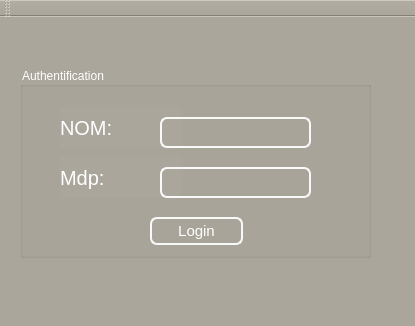
<?xml version="1.0" encoding="UTF-8"?>
<ui version="4.0">
 <class>MainWindow</class>
 <widget class="QMainWindow" name="MainWindow">
  <property name="enabled">
   <bool>true</bool>
  </property>
  <property name="geometry">
   <rect>
    <x>0</x>
    <y>0</y>
    <width>415</width>
    <height>326</height>
   </rect>
  </property>
  <property name="windowTitle">
   <string>Gestion des Clients</string>
  </property>
  <property name="styleSheet">
   <string notr="true"> 
background-color: rgb(170, 166, 155);
 </string>
  </property>
  <widget class="QWidget" name="centralWidget">
   <widget class="QGroupBox" name="authentification">
    <property name="geometry">
     <rect>
      <x>20</x>
      <y>50</y>
      <width>351</width>
      <height>191</height>
     </rect>
    </property>
    <property name="styleSheet">
     <string notr="true">
font: 75 15pt &quot;MS Shell Dlg 2&quot;;
color:white</string>
    </property>
    <property name="title">
     <string>Authentification</string>
    </property>
    <widget class="QLabel" name="label_11">
     <property name="geometry">
      <rect>
       <x>40</x>
       <y>40</y>
       <width>121</width>
       <height>41</height>
      </rect>
     </property>
     <property name="palette">
      <palette>
       <active>
        <colorrole role="WindowText">
         <brush brushstyle="SolidPattern">
          <color alpha="255">
           <red>255</red>
           <green>255</green>
           <blue>255</blue>
          </color>
         </brush>
        </colorrole>
        <colorrole role="Button">
         <brush brushstyle="SolidPattern">
          <color alpha="255">
           <red>170</red>
           <green>166</green>
           <blue>155</blue>
          </color>
         </brush>
        </colorrole>
        <colorrole role="Text">
         <brush brushstyle="SolidPattern">
          <color alpha="255">
           <red>255</red>
           <green>255</green>
           <blue>255</blue>
          </color>
         </brush>
        </colorrole>
        <colorrole role="ButtonText">
         <brush brushstyle="SolidPattern">
          <color alpha="255">
           <red>255</red>
           <green>255</green>
           <blue>255</blue>
          </color>
         </brush>
        </colorrole>
        <colorrole role="Base">
         <brush brushstyle="SolidPattern">
          <color alpha="255">
           <red>170</red>
           <green>166</green>
           <blue>155</blue>
          </color>
         </brush>
        </colorrole>
        <colorrole role="Window">
         <brush brushstyle="SolidPattern">
          <color alpha="255">
           <red>170</red>
           <green>166</green>
           <blue>155</blue>
          </color>
         </brush>
        </colorrole>
        <colorrole role="PlaceholderText">
         <brush brushstyle="SolidPattern">
          <color alpha="128">
           <red>255</red>
           <green>255</green>
           <blue>255</blue>
          </color>
         </brush>
        </colorrole>
       </active>
       <inactive>
        <colorrole role="WindowText">
         <brush brushstyle="SolidPattern">
          <color alpha="255">
           <red>255</red>
           <green>255</green>
           <blue>255</blue>
          </color>
         </brush>
        </colorrole>
        <colorrole role="Button">
         <brush brushstyle="SolidPattern">
          <color alpha="255">
           <red>170</red>
           <green>166</green>
           <blue>155</blue>
          </color>
         </brush>
        </colorrole>
        <colorrole role="Text">
         <brush brushstyle="SolidPattern">
          <color alpha="255">
           <red>255</red>
           <green>255</green>
           <blue>255</blue>
          </color>
         </brush>
        </colorrole>
        <colorrole role="ButtonText">
         <brush brushstyle="SolidPattern">
          <color alpha="255">
           <red>255</red>
           <green>255</green>
           <blue>255</blue>
          </color>
         </brush>
        </colorrole>
        <colorrole role="Base">
         <brush brushstyle="SolidPattern">
          <color alpha="255">
           <red>170</red>
           <green>166</green>
           <blue>155</blue>
          </color>
         </brush>
        </colorrole>
        <colorrole role="Window">
         <brush brushstyle="SolidPattern">
          <color alpha="255">
           <red>170</red>
           <green>166</green>
           <blue>155</blue>
          </color>
         </brush>
        </colorrole>
        <colorrole role="PlaceholderText">
         <brush brushstyle="SolidPattern">
          <color alpha="128">
           <red>255</red>
           <green>255</green>
           <blue>255</blue>
          </color>
         </brush>
        </colorrole>
       </inactive>
       <disabled>
        <colorrole role="WindowText">
         <brush brushstyle="SolidPattern">
          <color alpha="255">
           <red>255</red>
           <green>255</green>
           <blue>255</blue>
          </color>
         </brush>
        </colorrole>
        <colorrole role="Button">
         <brush brushstyle="SolidPattern">
          <color alpha="255">
           <red>170</red>
           <green>166</green>
           <blue>155</blue>
          </color>
         </brush>
        </colorrole>
        <colorrole role="Text">
         <brush brushstyle="SolidPattern">
          <color alpha="255">
           <red>255</red>
           <green>255</green>
           <blue>255</blue>
          </color>
         </brush>
        </colorrole>
        <colorrole role="ButtonText">
         <brush brushstyle="SolidPattern">
          <color alpha="255">
           <red>255</red>
           <green>255</green>
           <blue>255</blue>
          </color>
         </brush>
        </colorrole>
        <colorrole role="Base">
         <brush brushstyle="SolidPattern">
          <color alpha="255">
           <red>170</red>
           <green>166</green>
           <blue>155</blue>
          </color>
         </brush>
        </colorrole>
        <colorrole role="Window">
         <brush brushstyle="SolidPattern">
          <color alpha="255">
           <red>170</red>
           <green>166</green>
           <blue>155</blue>
          </color>
         </brush>
        </colorrole>
        <colorrole role="PlaceholderText">
         <brush brushstyle="SolidPattern">
          <color alpha="128">
           <red>0</red>
           <green>0</green>
           <blue>0</blue>
          </color>
         </brush>
        </colorrole>
       </disabled>
      </palette>
     </property>
     <property name="font">
      <font>
       <family>MS Shell Dlg 2</family>
       <pointsize>15</pointsize>
       <weight>9</weight>
       <italic>false</italic>
       <bold>false</bold>
      </font>
     </property>
     <property name="text">
      <string>NOM:</string>
     </property>
    </widget>
    <widget class="QLineEdit" name="login">
     <property name="geometry">
      <rect>
       <x>140</x>
       <y>50</y>
       <width>151</width>
       <height>31</height>
      </rect>
     </property>
     <property name="styleSheet">
      <string notr="true">QLineEdit{
color: white;
background-color:Transparent;;
border-width: 2px;
border-color: #F9F9F9;
border-style: solid;
border-radius: 7;
padding: 3px;
font-size: 15px;

}
QLineEdit:focus
{border:2px solid #FBAD25;
}</string>
     </property>
    </widget>
    <widget class="QPushButton" name="pushButton_2">
     <property name="geometry">
      <rect>
       <x>130</x>
       <y>150</y>
       <width>93</width>
       <height>28</height>
      </rect>
     </property>
     <property name="styleSheet">
      <string notr="true">QPushButton{

color: white;
background-color:Transparent;;
border-width: 2px;
border-color: #F9F9F9;
border-style: solid;
border-radius: 7;
padding: 3px;
font-size: 15px;


}
QPushButton:focus
{border:2px solid #FBAD25;
}</string>
     </property>
     <property name="text">
      <string>Login</string>
     </property>
    </widget>
    <widget class="QLabel" name="label_12">
     <property name="geometry">
      <rect>
       <x>40</x>
       <y>90</y>
       <width>121</width>
       <height>41</height>
      </rect>
     </property>
     <property name="palette">
      <palette>
       <active>
        <colorrole role="WindowText">
         <brush brushstyle="SolidPattern">
          <color alpha="255">
           <red>255</red>
           <green>255</green>
           <blue>255</blue>
          </color>
         </brush>
        </colorrole>
        <colorrole role="Button">
         <brush brushstyle="SolidPattern">
          <color alpha="255">
           <red>170</red>
           <green>166</green>
           <blue>155</blue>
          </color>
         </brush>
        </colorrole>
        <colorrole role="Text">
         <brush brushstyle="SolidPattern">
          <color alpha="255">
           <red>255</red>
           <green>255</green>
           <blue>255</blue>
          </color>
         </brush>
        </colorrole>
        <colorrole role="ButtonText">
         <brush brushstyle="SolidPattern">
          <color alpha="255">
           <red>255</red>
           <green>255</green>
           <blue>255</blue>
          </color>
         </brush>
        </colorrole>
        <colorrole role="Base">
         <brush brushstyle="SolidPattern">
          <color alpha="255">
           <red>170</red>
           <green>166</green>
           <blue>155</blue>
          </color>
         </brush>
        </colorrole>
        <colorrole role="Window">
         <brush brushstyle="SolidPattern">
          <color alpha="255">
           <red>170</red>
           <green>166</green>
           <blue>155</blue>
          </color>
         </brush>
        </colorrole>
        <colorrole role="PlaceholderText">
         <brush brushstyle="SolidPattern">
          <color alpha="128">
           <red>255</red>
           <green>255</green>
           <blue>255</blue>
          </color>
         </brush>
        </colorrole>
       </active>
       <inactive>
        <colorrole role="WindowText">
         <brush brushstyle="SolidPattern">
          <color alpha="255">
           <red>255</red>
           <green>255</green>
           <blue>255</blue>
          </color>
         </brush>
        </colorrole>
        <colorrole role="Button">
         <brush brushstyle="SolidPattern">
          <color alpha="255">
           <red>170</red>
           <green>166</green>
           <blue>155</blue>
          </color>
         </brush>
        </colorrole>
        <colorrole role="Text">
         <brush brushstyle="SolidPattern">
          <color alpha="255">
           <red>255</red>
           <green>255</green>
           <blue>255</blue>
          </color>
         </brush>
        </colorrole>
        <colorrole role="ButtonText">
         <brush brushstyle="SolidPattern">
          <color alpha="255">
           <red>255</red>
           <green>255</green>
           <blue>255</blue>
          </color>
         </brush>
        </colorrole>
        <colorrole role="Base">
         <brush brushstyle="SolidPattern">
          <color alpha="255">
           <red>170</red>
           <green>166</green>
           <blue>155</blue>
          </color>
         </brush>
        </colorrole>
        <colorrole role="Window">
         <brush brushstyle="SolidPattern">
          <color alpha="255">
           <red>170</red>
           <green>166</green>
           <blue>155</blue>
          </color>
         </brush>
        </colorrole>
        <colorrole role="PlaceholderText">
         <brush brushstyle="SolidPattern">
          <color alpha="128">
           <red>255</red>
           <green>255</green>
           <blue>255</blue>
          </color>
         </brush>
        </colorrole>
       </inactive>
       <disabled>
        <colorrole role="WindowText">
         <brush brushstyle="SolidPattern">
          <color alpha="255">
           <red>255</red>
           <green>255</green>
           <blue>255</blue>
          </color>
         </brush>
        </colorrole>
        <colorrole role="Button">
         <brush brushstyle="SolidPattern">
          <color alpha="255">
           <red>170</red>
           <green>166</green>
           <blue>155</blue>
          </color>
         </brush>
        </colorrole>
        <colorrole role="Text">
         <brush brushstyle="SolidPattern">
          <color alpha="255">
           <red>255</red>
           <green>255</green>
           <blue>255</blue>
          </color>
         </brush>
        </colorrole>
        <colorrole role="ButtonText">
         <brush brushstyle="SolidPattern">
          <color alpha="255">
           <red>255</red>
           <green>255</green>
           <blue>255</blue>
          </color>
         </brush>
        </colorrole>
        <colorrole role="Base">
         <brush brushstyle="SolidPattern">
          <color alpha="255">
           <red>170</red>
           <green>166</green>
           <blue>155</blue>
          </color>
         </brush>
        </colorrole>
        <colorrole role="Window">
         <brush brushstyle="SolidPattern">
          <color alpha="255">
           <red>170</red>
           <green>166</green>
           <blue>155</blue>
          </color>
         </brush>
        </colorrole>
        <colorrole role="PlaceholderText">
         <brush brushstyle="SolidPattern">
          <color alpha="128">
           <red>0</red>
           <green>0</green>
           <blue>0</blue>
          </color>
         </brush>
        </colorrole>
       </disabled>
      </palette>
     </property>
     <property name="font">
      <font>
       <family>MS Shell Dlg 2</family>
       <pointsize>15</pointsize>
       <weight>9</weight>
       <italic>false</italic>
       <bold>false</bold>
      </font>
     </property>
     <property name="text">
      <string>Mdp:</string>
     </property>
    </widget>
    <widget class="QLineEdit" name="password">
     <property name="geometry">
      <rect>
       <x>140</x>
       <y>100</y>
       <width>151</width>
       <height>31</height>
      </rect>
     </property>
     <property name="styleSheet">
      <string notr="true">QLineEdit{
color: white;
background-color:Transparent;;
border-width: 2px;
border-color: #F9F9F9;
border-style: solid;
border-radius: 7;
padding: 3px;
font-size: 15px;

}
QLineEdit:focus
{border:2px solid #FBAD25;
}</string>
     </property>
    </widget>
   </widget>
  </widget>
  <widget class="QMenuBar" name="menuBar">
   <property name="geometry">
    <rect>
     <x>0</x>
     <y>0</y>
     <width>415</width>
     <height>22</height>
    </rect>
   </property>
  </widget>
  <widget class="QToolBar" name="mainToolBar">
   <attribute name="toolBarArea">
    <enum>TopToolBarArea</enum>
   </attribute>
   <attribute name="toolBarBreak">
    <bool>false</bool>
   </attribute>
  </widget>
  <widget class="QStatusBar" name="statusBar"/>
 </widget>
 <layoutdefault spacing="6" margin="11"/>
 <resources/>
 <connections/>
</ui>
